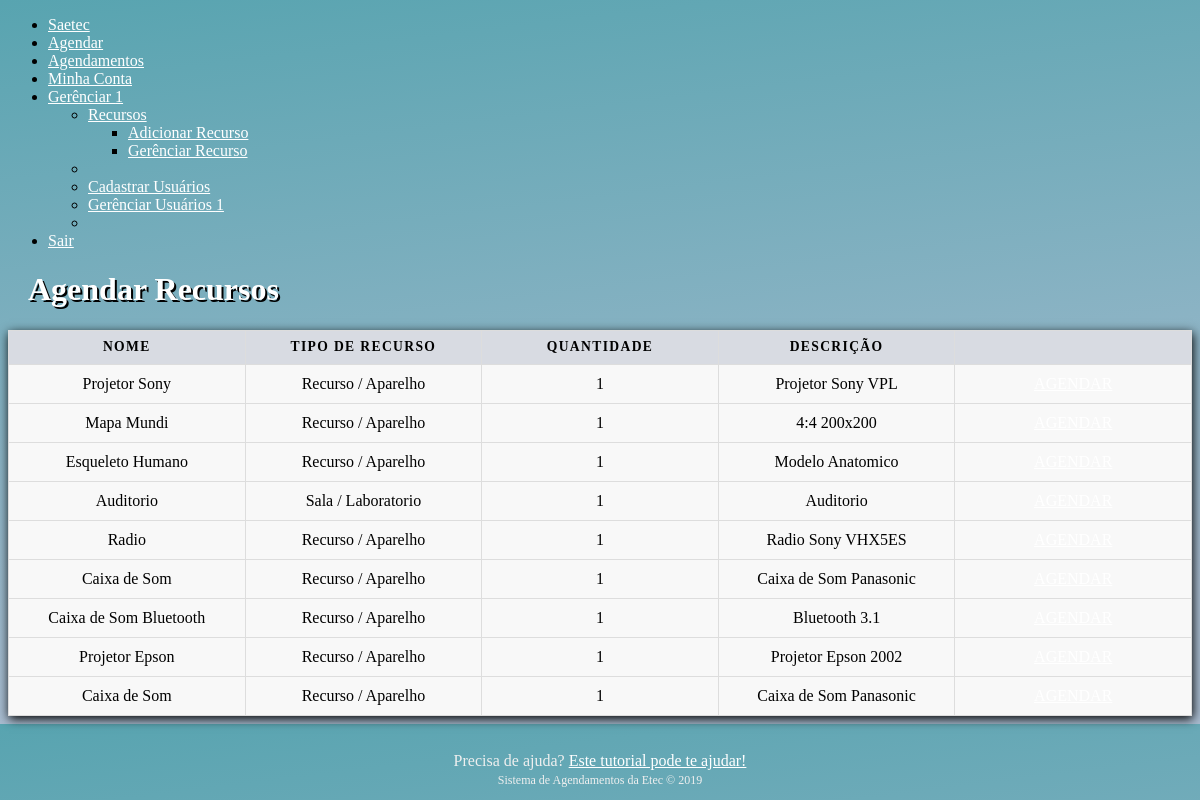
Page /home/agendar_objeto.php (signed in) on the earlier database version.
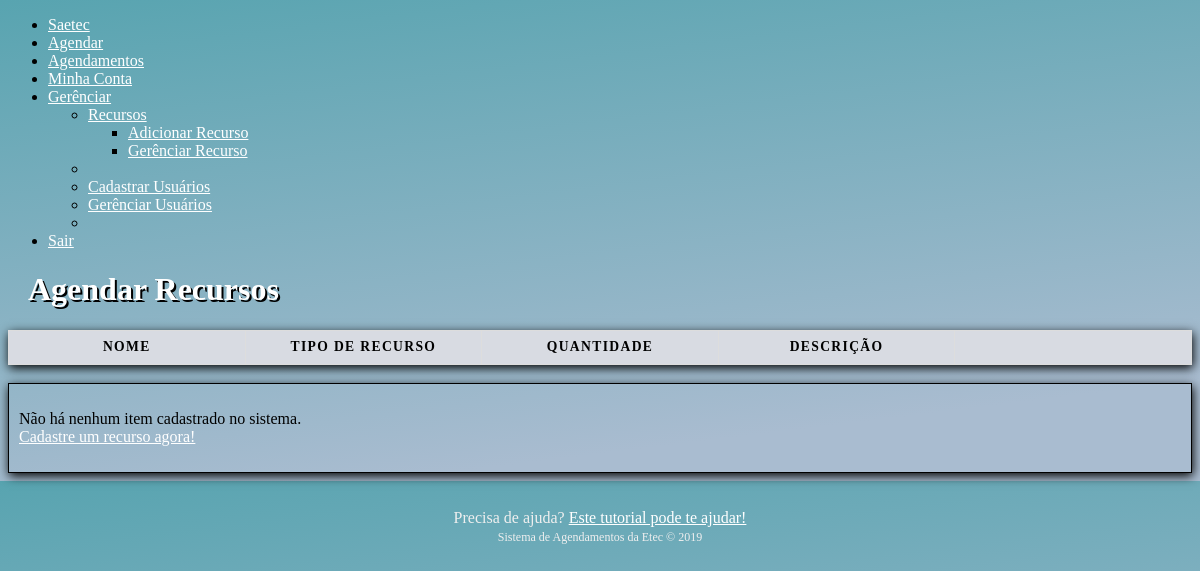
Same page on the later database version.
### tables this page shows
CREATE TABLE IF NOT EXISTS `recurso`
(
 `recId`         int auto_increment NOT NULL,
 `nome`          varchar(50) NOT NULL ,
 `tipo_recurso`  varchar(50) NOT NULL ,
 `quantidade`    int NOT NULL ,
 `descricao`     longtext NULL ,
PRIMARY KEY (`recId`)
);

### home/agendar_objeto.php (the view, shortened to what this page needs)
<!DOCTYPE html>
<html>
<head>
  <link rel="stylesheet" href="https://cdn.metroui.org.ua/v4/css/metro-all.min.css">
</head>
<body>
  <ul class="h-menu">
    <li><a href="index.php"><span class="mif-home icon"></span> Saetec</a></li>
    <li><a href="agendar_objeto.php"><span class="mif-calendar icon"></span> Agendar</a></li>
    <li><a href="agendamentos.php"><span class="mif-insert-template icon"></span> Agendamentos</a></li>
    <li><a href="minhaconta.php"><span class="mif-user icon"></span> Minha Conta</a></li>
    <?php
    require('../includes/conn.php');
    $query_usuarios_pendentes = "SELECT * FROM `usuarios` where `pendente` = 1;";
    $result_usuarios_pendentes = mysqli_query($con, $query_usuarios_pendentes);
    $num_rows_usuarios_pendentes = mysqli_num_rows($result_usuarios_pendentes);
    if ($_SESSION["permissao"] == "1") {
      echo '
    <li>';
      if ($num_rows_usuarios_pendentes > 0) {
        echo '<a href="#" class="dropdown-toggle"><span class="mif-command icon"></span> Gerênciar <span class="badge inline bg-cyan fg-white">' . $num_rows_usuarios_pendentes . '</span></a>';
      } else {
        echo '<a href="#" class="dropdown-toggle"><span class="mif-command icon"></span> Gerênciar</a>';
      }
      echo '
    <ul class="d-menu" data-role="dropdown">
      <li>
        <a href="#" class="dropdown-toggle"><span class="mif-dashboard icon"></span> Recursos</a>
        <ul class="d-menu" data-role="dropdown">
          <li><a href="admin/incluir_objeto.php"><span class="mif-add icon"></span> Adicionar Recurso</a></li>
          <li><a href="admin/gerenciar_recursos.php"><span class="mif-developer_board icon"></span> Gerênciar Recurso</a></li>
        </ul>
      </li>
      <li class="divider"></li>
      <li><a href="admin/cadastrar.php"><span class="mif-user-plus icon"></span> Cadastrar Usuários</a></li>';
      if ($num_rows_usuarios_pendentes > 0) {
        echo '<li><a href="admin/gerenciar.php"><span class="mif-users icon"></span> Gerênciar Usuários <span class="badge inline bg-cyan fg-white">' . $num_rows_usuarios_pendentes . '</span></a></li>';
      } else {
        echo '<li><a href="admin/gerenciar.php"><span class="mif-users icon"></span> Gerênciar Usuários</a></li>';
      }
      echo '
      <li class="divider"></li>
    </ul>
  </li>
';
    }
    ?>
    <li><a href="/home/sair.php"><span class="mif-exit icon"></span> Sair</a></li>
  </ul>
  <div class="container">
    <div>
      <?php
      echo "<div style=\"color: #fff; text-shadow: 2px 2px #000;padding-left: 20px;\"><h1>Agendar Recursos</h1></div>";
      $query = "SELECT * FROM `recurso` WHERE `quantidade` <> 0;";
      $result = mysqli_query($con, $query);
      $num_rows = mysqli_num_rows($result);
      echo "<table border='8' class='table table-border cell-border row-hover' id='tableShadow'>
<tr style='background-color: #d8dbe2';>
<th>Nome</th>
<th>Tipo de Recurso</th>
<th>Quantidade</th>
<th>Descrição</th>
<th></th>
</tr>";
      while ($row = mysqli_fetch_array($result)) {
        echo "<tr>";
        echo "<td class='light'>" . $row['nome'] . "</td>";
        echo "<td class='light'>" . $row['tipo_recurso'] . "</td>";
        echo "<td class='light'>" . $row['quantidade'] . "</td>";
        echo "<td class='light'>" . $row['descricao'] . "</td>";
        echo "<td class='light'><a class='image-button secondary outline' href=\"/home/agendando_recurso.php?recId=" . $row['recId'] . "&resname=" . $row['nome'] . "\"><span class='mif-calendar icon'></span><span class='caption'>AGENDAR</span></a></td>";
        echo "</tr>";
      }
      echo "</table>";
      if ($num_rows < 1) {
        echo '<br><div class="fg-white" id="tableShadow">';
        if ($_SESSION['permissao'] == 1) {
          echo '<p class="p-15 text-center">Não há nenhum item cadastrado no sistema. <br><a href="admin/incluir_objeto.php">Cadastre um recurso agora!</a></p>';
        } else {
          echo '<p class="p-15 text-center">Não há nenhum item cadastrado no momento.</p>';
        }
        echo '</div>';
      }
      ?>
    </div>
  </div>
  <?php
  if ($_SESSION["permissao"] == "1") {
    echo '<div class="footer">Precisa de ajuda? <a href="/tutorial/91f5167c34c400758115c2a6826ec2e3.pdf" target="_blank">Este tutorial pode te ajudar!</a> <br><span style="font-size: 12px;">Sistema de Agendamentos da Etec &copy 2019</span></div>';
  } else {
    echo '<div class="footer">Precisa de ajuda? <a href="/tutorial/f8032d5cae3de20fcec887f395ec9a6a.pdf" target="_blank">Este tutorial pode te ajudar!</a> <br><span style="font-size: 12px;">Sistema de Agendamentos da Etec &copy 2019</span></div>';
  }
  ?>
</body>
</html>

### home/agendar_objeto.php (style rules this page uses)
body { background: rgb(169, 188, 208); background: linear-gradient(353deg, rgba(169, 188, 208, 1) 0%, rgba(169, 188, 208, 1) 16%, rgba(88, 164, 176, 1) 100%); }
table { border: 1px solid #ccc; border-collapse: collapse; margin: 0; padding: 0; width: 100%; table-layout: fixed; }
table tr { background-color: #f8f8f8; border: 1px solid #ddd; padding: .35em; }
table th, table td { padding: .625em; text-align: center; }
table th { font-size: .85em; letter-spacing: .1em; text-transform: uppercase; }
#tableShadow { border: 1px solid; padding: 10px; box-shadow: 1px 3px 10px black; }
.footer { position: absolute; right: 0; bottom: 1; left: 0; padding: 1rem; color: #efefef; text-align: center; margin-top: 20px; }
a { color: white; text-decoration: underline; }

Differences in the rows shown:
removed recurso: nome "Projetor Sony", tipo_recurso "Recurso / Aparelho", quantidade "1", descricao "Projetor Sony VPL"
removed recurso: nome "Mapa Mundi", tipo_recurso "Recurso / Aparelho", quantidade "1", descricao "4:4 200x200"
removed recurso: nome "Esqueleto Humano", tipo_recurso "Recurso / Aparelho", quantidade "1", descricao "Modelo Anatomico"
removed recurso: nome "Auditorio", tipo_recurso "Sala / Laboratorio", quantidade "1", descricao "Auditorio"
removed recurso: nome "Radio", tipo_recurso "Recurso / Aparelho", quantidade "1", descricao "Radio Sony VHX5ES"
removed recurso: nome "Caixa de Som", tipo_recurso "Recurso / Aparelho", quantidade "1", descricao "Caixa de Som Panasonic"
removed recurso: nome "Caixa de Som Bluetooth", tipo_recurso "Recurso / Aparelho", quantidade "1", descricao "Bluetooth 3.1"
removed recurso: nome "Projetor Epson", tipo_recurso "Recurso / Aparelho", quantidade "1", descricao "Projetor Epson 2002"
removed recurso: nome "Caixa de Som", tipo_recurso "Recurso / Aparelho", quantidade "1", descricao "Caixa de Som Panasonic"
Other differences:
$num_rows_usuarios_pendentes: "1" → (not shown)
text now shown: "Não há nenhum item cadastrado no sistema. Cadastre um recurso agora!"
